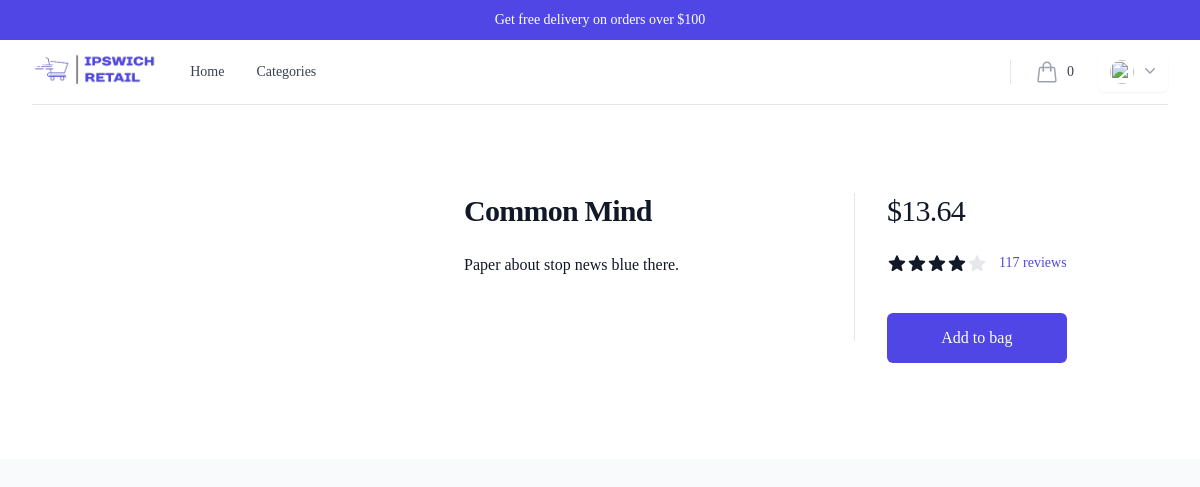
Screenshot of /products/3693/ (signed in) with the database file from the repository.
### shop/models.py (models this page shows, shortened)
class Product(models.Model):
    name = models.CharField(max_length=100)
    description = models.TextField()
    price = models.DecimalField(max_digits=10, decimal_places=2)
    image = models.ImageField(upload_to='products/')
    category = models.ForeignKey(Category, on_delete=models.SET_NULL, null=True, blank=True)
    stock = models.PositiveIntegerField(default=0)

### shop/views.py (the view)
# urls.py: path('products/<int:product_id>/', views.product_detail, name='product_detail'),
def product_detail(request, product_id):
    product = get_object_or_404(Product, pk=product_id)
    return render(request, 'shop/product_detail.html', {'product': product})

### shop/context_processors.py (called while the page is built)
def cart_total_items(request):
    total_items = 0
    if request.user.is_authenticated:
        cart = Cart.objects.filter(user=request.user).first()
        if cart:
            total_items = sum([item.quantity for item in cart.cartitem_set.all()])
    else:
        cart = request.session.get('cart', {})
        total_items = sum(item['quantity'] for item in cart.values())
    return {'total_items_in_cart': total_items}

### theme/templates/shop/product_detail.html (shortened to what this page needs)
{% extends '../base.html' %} {% block title %}Ipswich Retail | Categories{% endblock %}
{% block content %}
  <div class="pt-6 sm:flex min-h-full">
    <div class="mx-auto mt-6 max-w-xl sm:px-6 lg:grid lg:max-w-7xl lg:grid-cols-3 lg:gap-x-8 lg:px-8">
    </div>
    <div class="mx-auto max-w-l px-4 pb-16 pt-10 sm:px-6 lg:grid lg:max-w-7xl lg:grid-cols-3 lg:grid-rows-[auto,auto,1fr] lg:gap-x-8 lg:px-8 lg:pb-24 lg:pt-16">
      <div class="lg:col-span-2 lg:border-r lg:border-gray-200 lg:pr-8">
        <h1 class="text-2xl font-bold tracking-tight text-gray-900 sm:text-3xl">{{ product.name }}</h1>
      </div>
      <div class="mt-4 lg:row-span-3 lg:mt-0">
        <p class="text-3xl tracking-tight text-gray-900">${{ product.price }}</p>
        <div class="mt-6">
          <div class="flex items-center">
            <div class="flex items-center">
            </div>
            <a href="#" class="ml-3 text-sm font-medium text-indigo-600 hover:text-indigo-500">117 reviews</a>
          </div>
        </div>
        <form class="mt-10">
          <button type="submit" class="mt-10 flex w-full items-center justify-center rounded-md border border-transparent bg-indigo-600 px-8 py-3 text-base font-medium text-white hover:bg-indigo-700 focus:outline-none focus:ring-2 focus:ring-indigo-500 focus:ring-offset-2">Add to bag</button>
        </form>
      </div>
      <div class="py-10 lg:col-span-2 lg:col-start-1 lg:border-r lg:border-gray-200 lg:pb-16 lg:pr-8 lg:pt-6">
        <div>
          <div class="space-y-6">
            <p class="text-base text-gray-900">{{ product.description }}</p>
          </div>
        </div>
      </div>
    </div>
  </div>
{% endblock %}

### rows the page displays
Product: name "Common Mind", price "13.64", description "Paper about stop news blue there."

### other values shown
{{ total_items_in_cart }} "0"
